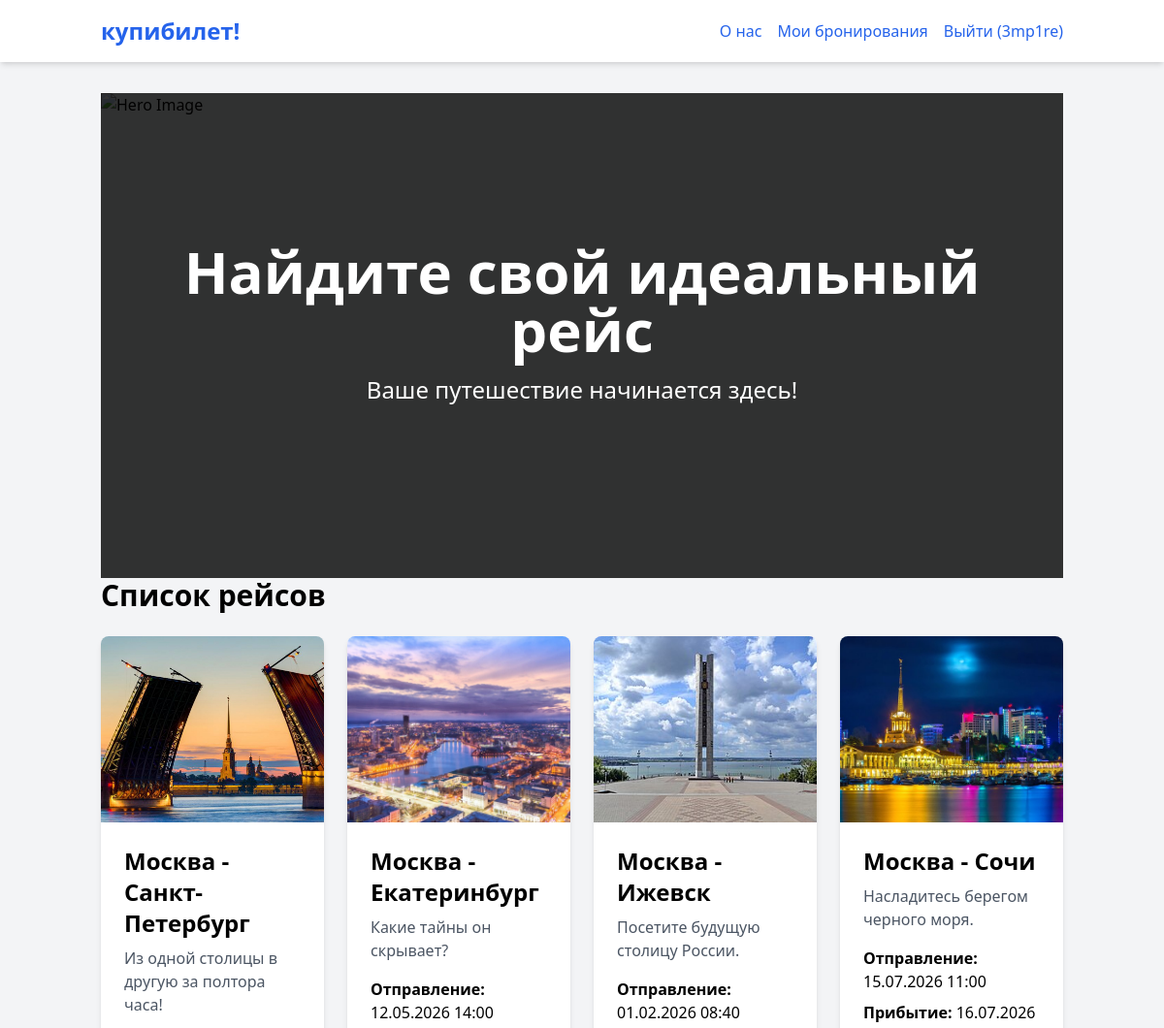
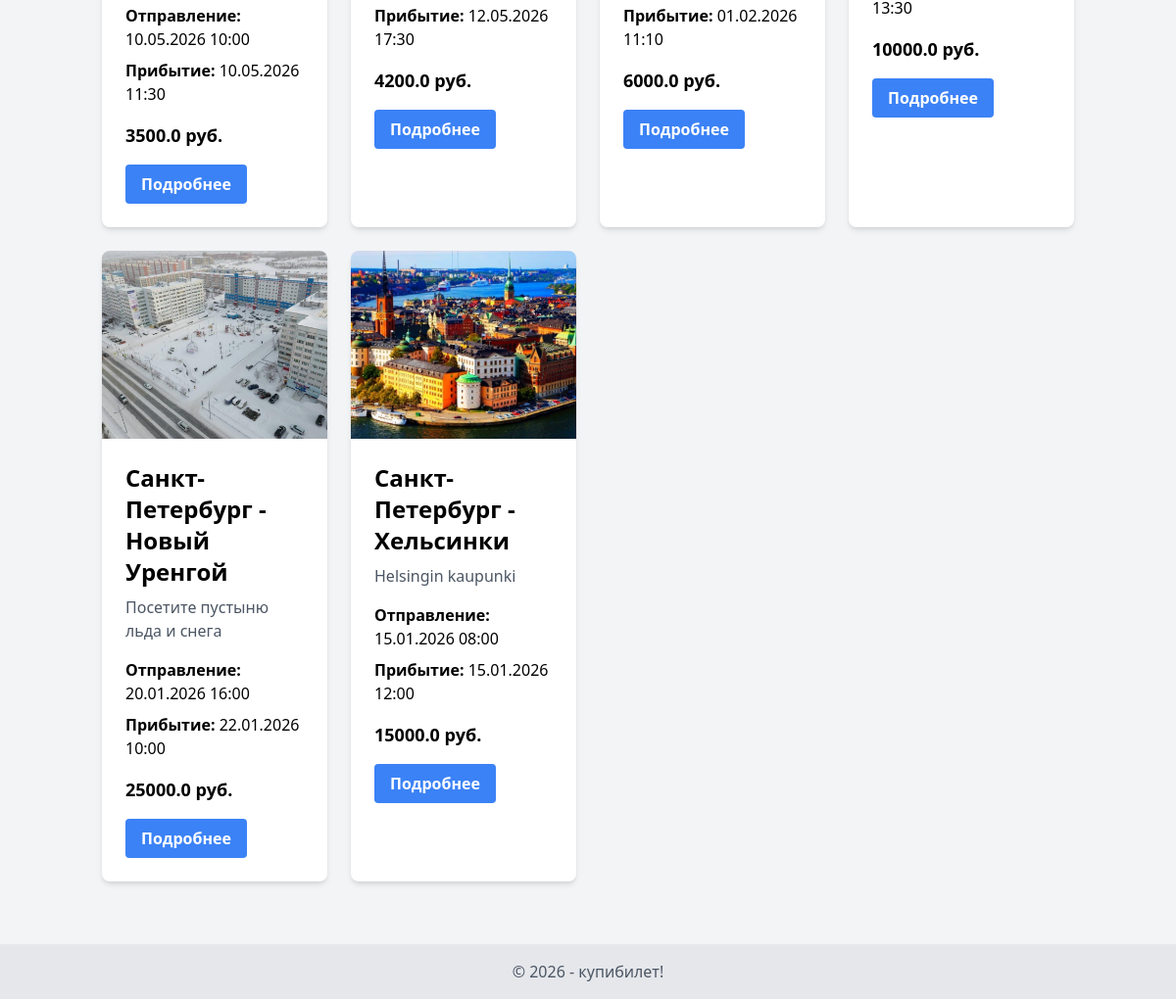
Page / (signed in) on the committed database (2 pictures, top to bottom).
### app.py (models this page shows, shortened)
class User(UserMixin, db.Model):
    id = db.Column(db.Integer, primary_key=True)
    username = db.Column(db.String(80), unique=True, nullable=False)
    password_hash = db.Column(db.String(128), nullable=False)

class Flight(db.Model):
    id = db.Column(db.Integer, primary_key=True)
    departure_city = db.Column(db.String(100), nullable=False)
    arrival_city = db.Column(db.String(100), nullable=False)
    image = db.Column(db.String(255))
    description = db.Column(db.Text)
    route = db.Column(db.String(255))
    departure_datetime = db.Column(db.DateTime, nullable=False)
    arrival_datetime = db.Column(db.DateTime, nullable=False)
    price = db.Column(db.Float, nullable=False)
    bookings = db.relationship('Booking', foreign_keys='Booking.flight_id')

### app.py (the view)
@app.route('/')
def index():
    add_default_flights()
    flights = Flight.query.all()
    return render_template('index.html', flights=flights)

### app.py (called while the page is built)
@login_manager.user_loader
def load_user(user_id):
    return User.query.get(int(user_id))

### templates/index.html (shortened to what this page needs)
{% extends 'base.html' %}
{% block content %}
    <div class="relative overflow-hidden">
        <div class="absolute inset-0 bg-black opacity-80"></div>
        <div class="absolute inset-0 flex items-center justify-center">
            <div class="text-center text-white px-4">
                <h1 class="text-4xl sm:text-5xl md:text-6xl font-bold mb-4">Найдите свой идеальный рейс</h1>
                <p class="text-lg sm:text-xl md:text-2xl mb-6">Ваше путешествие начинается здесь!</p>
                </div>
            </div>
        </div>
    <h1 class="text-3xl font-bold mb-6">Список рейсов</h1>
    {% if not flights %}
        <p class="text-gray-600">Рейсов пока нет.</p>
    {% else %}
        <div class="grid grid-cols-1 sm:grid-cols-2 md:grid-cols-3 lg:grid-cols-4 gap-6">
            {% for flight in flights %}
            <div class="bg-white rounded-lg shadow-md overflow-hidden transform duration-300 hover:scale-105">
                {% if flight.image %}
                        <img src="{{ url_for('static', filename=flight.image.replace('static/', '')) }}" alt="{{ flight.departure_city }} - {{ flight.arrival_city }}" class="w-full h-48 object-cover">
                    {% else %}
                        <div class="w-full h-48 bg-gray-300"></div>
                    {% endif %}
                    <div class="p-6">
                        <h2 class="text-2xl font-semibold mb-2">{{ flight.departure_city }} - {{ flight.arrival_city }}</h2>
                        <p class="text-gray-600 mb-4">{{ flight.description }}</p>
                        <div class="flex justify-between mb-2">
                            <p>
                                <span class="font-semibold">Отправление:</span> {{ flight.departure_datetime.strftime('%d.%m.%Y %H:%M') }}
                            </p>
                         </div>
                           <div class="flex justify-between mb-4">
                            <p>
                                <span class="font-semibold">Прибытие:</span> {{ flight.arrival_datetime.strftime('%d.%m.%Y %H:%M') }}
                            </p>
                         </div>
                        <p class="text-lg font-bold mb-4">{{ flight.price }} руб.</p>
                        <a href="{{ url_for('flight_details', flight_id=flight.id) }}" class="bg-blue-500 hover:bg-blue-700 text-white font-bold py-2 px-4 rounded inline-block">Подробнее</a>
                    </div>
                </div>
            {% endfor %}
        </div>
    {% endif %}
{% endblock %}

### templates/base.html (shortened to what this page needs)
<!DOCTYPE html>
<html lang="ru">
  <head>
    <link
      href="https://cdn.jsdelivr.net/npm/tailwindcss@2.2.19/dist/tailwind.min.css"
      rel="stylesheet"
    />
    <script src="https://cdn.tailwindcss.com"></script>
  </head>
  <body class="bg-gray-100 font-sans flex flex-col min-h-screen">
    <header class="bg-white shadow-md py-4 sticky top-0 z-50">
        <div class="container mx-auto px-4 flex items-center justify-between flex-wrap">
            <a href="/" class="text-2xl font-bold text-blue-600">купибилет!</a>
            <nav class="w-full sm:w-auto sm:flex sm:items-center sm:justify-end" id="navbar">
                <ul class="sm:flex sm:space-x-4 w-full sm:w-auto mt-4 sm:mt-0 text-center sm:text-left">
                    <li>
                        <a href="{{ url_for('about') }}" class="text-blue-600 hover:underline block px-4 py-2 sm:p-0">О нас</a>
                    </li>
                    {% if current_user.is_authenticated %}
                        <li>
                            <a href="{{ url_for('bookings') }}" class="text-blue-600 hover:underline block px-4 py-2 sm:p-0">Мои бронирования</a>
                        </li>
                        <li>
                            <a href="{{ url_for('logout') }}" class="text-blue-600 hover:underline block px-4 py-2 sm:p-0">Выйти ({{ current_user.username }})</a>
                        </li>
                    {% endif %}
                </ul>
            </nav>
        </div>
    </header>
    <main class="container mx-auto px-4 py-8 flex-grow">
       {% block content %}{% endblock %}
    </main>
    <footer class="bg-gray-200 py-4 mt-8">
      <div class="container mx-auto px-4 text-center text-gray-600">
        © 2026 - <a href="{{ url_for('about') }}">купибилет!</a>
      </div>
    </footer>
  </body>
</html>

### rows in the picture
User: username "3mp1re"
Flight: image (picture), departure_city "Москва", arrival_city "Санкт-Петербург", description "Из одной столицы в другую за полтора часа!", departure_datetime "10.05.2026 10:00", arrival_datetime "10.05.2026 11:30", price "3500.0"
Flight: image (picture), departure_city "Москва", arrival_city "Екатеринбург", description "Какие тайны он скрывает?", departure_datetime "12.05.2026 14:00", arrival_datetime "12.05.2026 17:30", price "4200.0"
Flight: image (picture), departure_city "Москва", arrival_city "Ижевск", description "Посетите будущую столицу России.", departure_datetime "01.02.2026 08:40", arrival_datetime "01.02.2026 11:10", price "6000.0"
Flight: image (picture), departure_city "Москва", arrival_city "Сочи", description "Насладитесь берегом черного моря.", departure_datetime "15.07.2026 11:00", arrival_datetime "16.07.2026 13:30", price "10000.0"
Flight: image (picture), departure_city "Санкт-Петербург", arrival_city "Новый Уренгой", description "Посетите пустыню льда и снега", departure_datetime "20.01.2026 16:00", arrival_datetime "22.01.2026 10:00", price "25000.0"
Flight: image (picture), departure_city "Санкт-Петербург", arrival_city "Хельсинки", description "Helsingin kaupunki", departure_datetime "15.01.2026 08:00", arrival_datetime "15.01.2026 12:00", price "15000.0"
